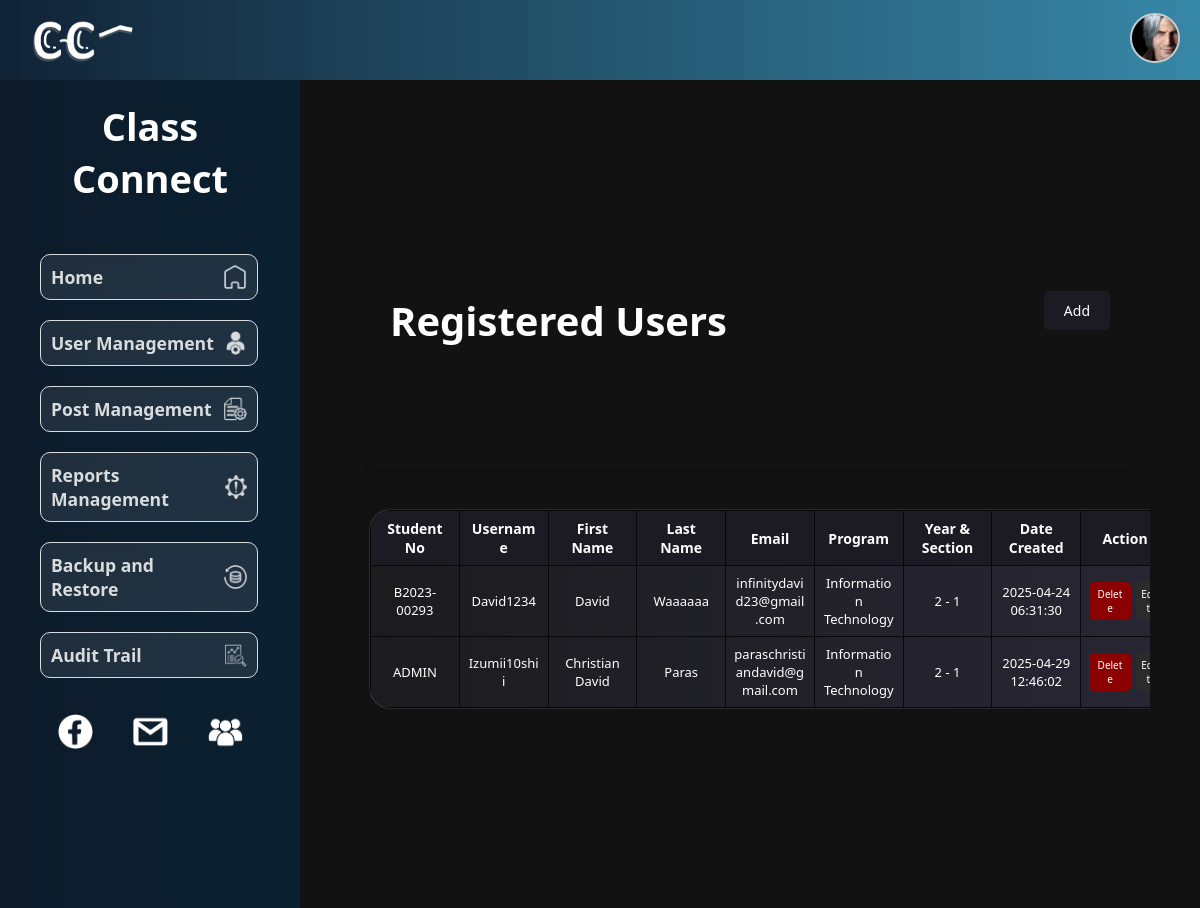
The page /php/adminDashboard.php?page=user_management (signed in) on the database its author committed.
### tables this page shows
CREATE TABLE `student_tb` (
  `account_id` int(11) NOT NULL AUTO_INCREMENT,
  `student_no` varchar(20) NOT NULL,
  `username` varchar(50) NOT NULL,
  `fname` varchar(50) NOT NULL,
  `lname` varchar(50) NOT NULL,
  `password` varchar(255) NOT NULL,
  `email` varchar(100) NOT NULL,
  `program` varchar(100) NOT NULL,
  `year` varchar(10) NOT NULL,
  `section` varchar(10) NOT NULL,
  `created_at` timestamp NOT NULL DEFAULT current_timestamp(),
  `otp_enabled` tinyint(1) DEFAULT 1,
  `is_admin` tinyint(1) DEFAULT 0,
  `profile_pic` varchar(255) DEFAULT NULL,
  PRIMARY KEY (`account_id`),
  UNIQUE KEY `username` (`username`),
  UNIQUE KEY `email` (`email`)
);

### php/adminUsersList.php (the view, shortened to what this page needs)
<?php
include("db_conn.php");
$query = "SELECT * FROM student_tb";
$result = mysqli_query($conn, $query);
?>
<!DOCTYPE html>
<html lang="en">
<head>
    <link rel="stylesheet" href="../css/adminUsersList.css">
</head>
<body>
    <div class="userListContainer">
        <div class="header">
            <h2>Registered Users</h2>
            <button type="button" class="addUserBTN" onclick="showAddUserForm()">Add</button>
        </div>
        <div class="table-container">
            <table class="user-table">
                <thead>
                    <tr>
                        <th>Student No</th>
                        <th>Username</th>
                        <th>First Name</th>
                        <th>Last Name</th>
                        <th>Email</th>
                        <th>Program</th>
                        <th>Year & Section</th>
                        <th>Date Created</th>
                        <th>Action</th>
                    </tr>
                </thead>
                <tbody>
                    <?php if ($result && mysqli_num_rows($result) > 0): ?>
                        <?php while ($row = mysqli_fetch_assoc($result)): ?>
                            <tr>
                                <td><?php echo $row['student_no']; ?></td>
                                <td><?php echo $row['username']; ?></td>
                                <td><?php echo $row['fname']; ?></td>
                                <td><?php echo $row['lname']; ?></td>
                                <td><?php echo $row['email']; ?></td>
                                <td><?php echo $row['program']; ?></td>
                                <td><?php echo $row['year'] . " - " . $row['section']; ?></td>
                                <td><?php echo $row['created_at']; ?></td>
                                <td>
                                    <div class="actionRow">
                                        <a href="javascript:void(0);" class="deleteBTN" id="deleteBTN"
                                            onclick="confirmDeletion('<?php echo $row['student_no']; ?>');">Delete</a>
                                        <button type="button" class="editUserBTN"
                                            data-student_no="<?php echo $row['student_no']; ?>"
                                            data-username="<?php echo $row['username']; ?>"
                                            data-fname="<?php echo $row['fname']; ?>" data-lname="<?php echo $row['lname']; ?>"
                                            data-email="<?php echo $row['email']; ?>"
                                            data-password="<?php echo $row['password']; ?>"
                                            data-program="<?php echo $row['program']; ?>"
                                            data-year="<?php echo $row['year']; ?>"
                                            data-section="<?php echo $row['section']; ?>">
                                            Edit
                                        </button>
                                    </div>
                                </td>
                            </tr>
                        <?php endwhile; ?>
                    <?php else: ?>
                        <tr>
                            <td colspan="9">No users found.</td>
                        </tr>
                    <?php endif; ?>
                </tbody>
            </table>
        </div>
    </div>
</body>
</html>

### php/adminDashboard.php (shortened to what this page needs)
<!DOCTYPE html>
<html lang="en">
<head>
    <link rel="stylesheet" href="../css/adminDashboard.css">
</head>
<body>
    <?php include("nav1.php"); ?>
    <div class="HomeContainer">
        <div class="leftsidebar">
            <?php
            include("adminSidebar.php");
            ?>
        </div>
        <div class="contentSection">
            <?php
            if (isset($_GET['page'])) {
                $page = $_GET['page'];
                if ($page == 'user_management') {
                    include('adminUsersList.php');
                } elseif ($page == 'post_management') {
                    include('adminPostsList.php');
                } elseif ($page == 'reports_management') {
                    include('adminReportsList.php');
                } elseif ($page == 'backup_restore') {
                    include('db_backup_restore.php');
                } elseif ($page == 'audit_trail') {
                    include('audit_trail.php');
                } else {
                }
            } else {
                echo '<h1>Welcome to the Admin Dashboard</h1><br><h2>Select a section from the sidebar.</h2>';
            }
            ?>
        </div>
    </div>
</body>
</html>

### php/nav1.php (shortened to what this page needs)
<?php
include("db_conn.php");
$account_id = $_SESSION['account_id'];
?>
<!DOCTYPE html>
<html lang="en">
<head>
</head>
<body>
  <nav class="homeHeader">
    <a href="home.php" class="logo" ;>
      <img src="http://localhost/ClassConnectURSB/icons/cc_logo.png" alt="Class Connect Logo"
        style="height: 200px; margin-top: 20px; margin-left: -50px;">
    </a>
    <div class="actions">
      <a href="userPage.php">
        <div class="pfp">
          <?php
          $sqlpfp = "SELECT profile_pic FROM student_tb WHERE account_id = '$account_id'";
          $resultpfp = mysqli_query($conn, $sqlpfp);
          $rowpfp = mysqli_fetch_assoc($resultpfp);
          $profile_picture = !empty($rowpfp['profile_pic']) ? $rowpfp['profile_pic'] : '../bg/sample10.png';
          ?>
          <img src="<?php echo $profile_picture; ?>" alt="Profile Picture" class="profile-img">
        </div>
      </a>
    </div>
  </nav>
</body>
</html>

### php/adminSidebar.php (shortened to what this page needs)
<!DOCTYPE html>
<html lang="en">
<head>
</head>
<body>
    <div class="leftSidebar">
        <div class="titleCC">Class Connect</div>
        <div class="leftSideUp">
            <a href="home.php">
                <div class="homebtn lsu">
                    Home
                    <img src="http://localhost/ClassConnectURSB/icons/home.png" alt="Home">
                </div>
            </a>
            <a href="adminDashboard.php?page=user_management">
                <div class="explorebtn lsu"> User Management
                    <img src="http://localhost/ClassConnectURSB/icons/user_management.png" alt="Home">
                </div>
            </a>
            <a href="adminDashboard.php?page=post_management">
                <div class="popularbtn lsu">Post Management
                    <img src="http://localhost/ClassConnectURSB/icons/post_management.png" alt="Home">
                </div>
            </a>
            <a href="adminDashboard.php?page=reports_management">
                <div class="popularbtn lsu"> Reports Management
                    <img src="http://localhost/ClassConnectURSB/icons/reports_management.png" alt="Home">
                </div>
            </a>
            <a href="adminDashboard.php?page=backup_restore">
                <div class="popularbtn lsu">Backup and Restore
                    <img src="http://localhost/ClassConnectURSB/icons/backup_n_restore.png" alt="Home">
                </div>
            </a>
            <a href="adminDashboard.php?page=audit_trail">
                <div class="popularbtn lsu"> Audit Trail
                <img src="http://localhost/ClassConnectURSB/icons/audit_trail.png" alt="Home">
                </div>
            </a>
            <div class="iconlink">
                <div class="iconcont">
                    <a href="https://www.facebook.com" target="_blank">
                        <img class="iconss" src="http://localhost/ClassConnectURSB/icons/facebook.png" alt="Facebook">
                    </a>
                    <a href="https://mail.google.com/mail/?view=cm&to=ursbclassconnect@gmail.com" target="_blank">
                        <img class="iconss" src="http://localhost/ClassConnectURSB/icons/gmail.png" alt="Gmail">
                    </a>
                    <a href="https://www.youtube.com/watch?v=xvFZjo5PgG0" target="_blank">
                        <img class="iconss" src="http://localhost/ClassConnectURSB/icons/youtube.png" alt="YouTube">
                    </a>
                </div>
            </div>
        </div>
    </div>
</body>
</html>

### css/adminDashboard.css (style rules this page uses)
* { margin: 0; padding: 0; font-family: "Segoe UI", Tahoma, Geneva, Verdana, sans-serif; }
html { overflow-x: hidden; }
body { background-color: #121212; color: black; display: flex; flex-direction: column; align-items: center; justify-content: center; }
.HomeContainer { display: flex; width: 100%; }
.contentSection { background-color: #121212; height: 100vh; width: 75%; display: flex; justify-content: start; align-items: center; flex-direction: column; padding: 50px; }
h2 { font-size: 2rem; justify-content: center; align-items: center; text-align: center; color: white; }

### css/adminUsersList.css (style rules this page uses)
* { box-sizing: border-box; margin: 0; padding: 0; overflow: auto; }
body { display: flex; flex-direction: column; justify-content: center; align-items: center; font-family: sans-serif; margin: 0; padding: 0; box-sizing: border-box; }
.userListContainer { display: flex; flex-direction: column; padding: 20px; }
.userListContainer { width: 100%; }
.header { display: flex; align-items: center; justify-content: space-between; margin: 20px 0; height: 300px; width: 100%; padding: 10px 20px; box-shadow: 0 2px 5px rgba(0, 0, 0, 0.2); border-radius: 8px; overflow-y: hidden; }
.header h2 { font-size: 40px; }
.addUserBTN { padding: 10px 20px; border-radius: 5px; border: none; background-color: #1c1b24; color: white; cursor: pointer; font-size: 14px; margin-bottom: 20px; }
.actionRow { display: flex; flex-direction: row; justify-content: center; align-items: center; gap: 10px; }
.actionRow a { text-decoration: none; color: white; background-color: red; padding: 5px 10px; border-radius: 5px; font-size: 14px; }
.table-container { width: calc(100% + 40px); margin-top: 20px; background: linear-gradient(to right, rgb(28, 28, 31), #282633); border-radius: 20px; box-shadow: 0 0 1px #ffffff; overflow-x: hidden; }
.user-table { width: 100%; border-collapse: collapse; text-align: left; font-size: 14px; color: white; table-layout: fixed; }
.user-table th, .user-table td { border: 1px solid #08080a; word-wrap: break-word; text-align: center; }
.user-table th { background-color: #1c1b24; font-weight: bold; font-size: 14px; }
.user-table td { font-size: 13px; }
.user-table th, .user-table td { padding: 8px; }
.actionRow { display: flex; justify-content: center; gap: 5px; }
.actionRow a { text-decoration: none; color: white; background-color: red; padding: 5px 8px; border-radius: 5px; font-size: 12px; }
.editUserBTN { background-color: #2b2b2b; color: white; border: none; padding: 5px; border-radius: 5px; cursor: pointer; font-size: 10px; }
table { width: 100%; border-collapse: collapse; }
th, td { padding: 10px; border: 1px solid #ccc; text-align: left; }
th { background-color: #eee; }
#deleteBTN { color: white; background-color: darkred; font-size: 10px; }

### php/nav1.php (style rules this page uses)
* { margin: 0; padding: 0; box-sizing: border-box; font-family: 'Segoe UI', Tahoma, Geneva, Verdana, sans-serif; transition: all 0.3s ease; }
.homeHeader { background: linear-gradient(to right, #112336, #3787a7); display: flex; align-items: center; justify-content: space-between; width: 100%; height: 80px; padding: 20px 20px; box-shadow: 0 2px 4px rgba(0, 0, 0, 0.1); gap: 20px; overflow: hidden; }
.logo { text-decoration: none; color: white; font-size: 32px; font-weight: bold; white-space: nowrap; }
.actions { display: flex; align-items: center; gap: 20px; }
.profile-img { width: 50px; height: 50px; border-radius: 50%; object-fit: cover; border: 2px solid #ccc; }

### rows shown on the page
student_tb: profile_pic (picture), student_no "B2023-00293", username "David1234", fname "David", lname "Waaaaaa", email "infinitydavid23@gmail.com", program "Information Technology", year "2", section "1", created_at "2025-04-24 06:31:30"
student_tb: student_no "ADMIN", username "Izumii10shii", fname "Christian David", lname "Paras", email "paraschristiandavid@gmail.com", program "Information Technology", year "2", section "1", created_at "2025-04-29 12:46:02"
